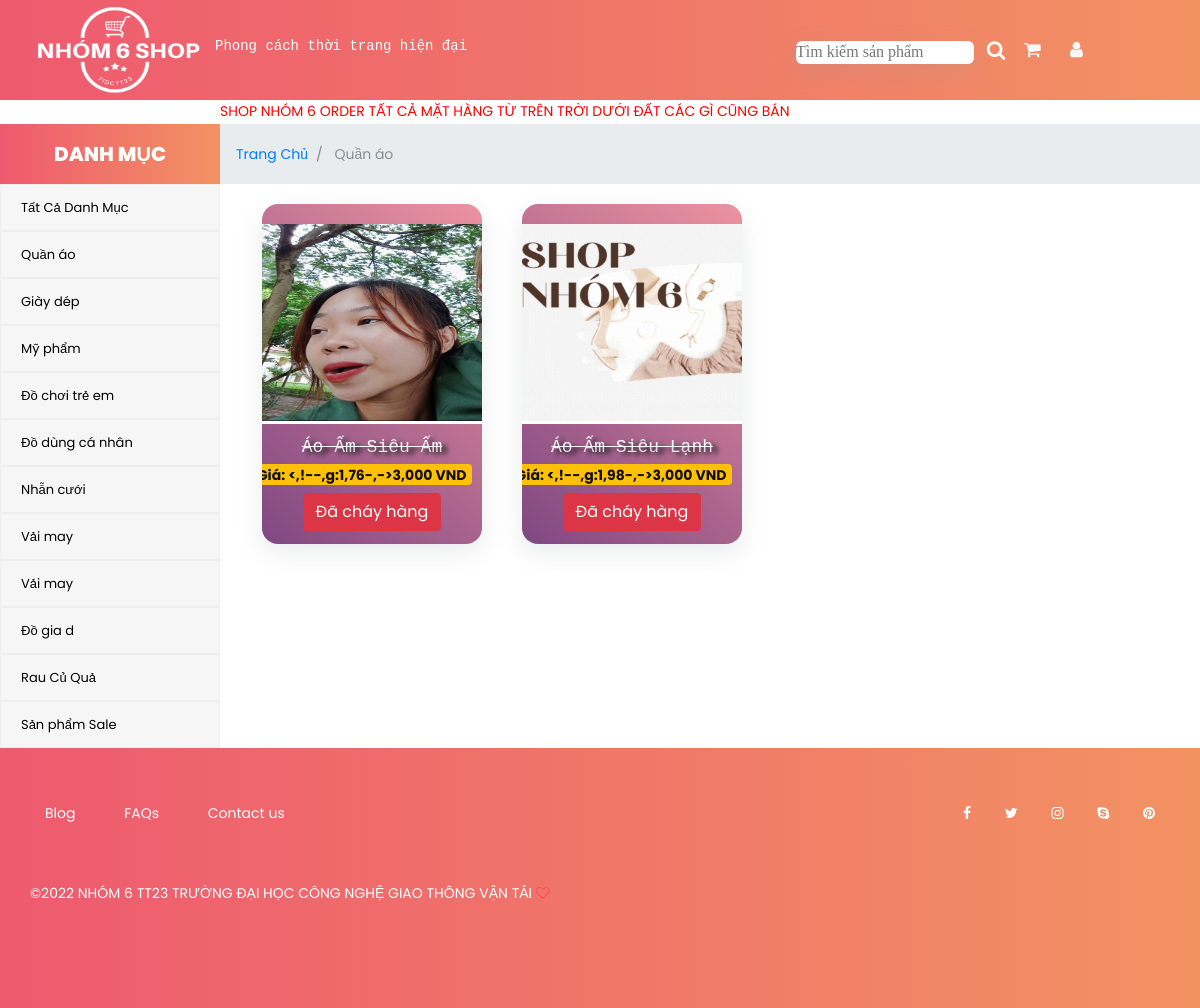
Page /product/danhmuc/1 on the committed database.
### tables this page shows
CREATE TABLE `tblDanhMuc` (
  `danhMucID` int(11) NOT NULL,
  `tenDanhMuc` varchar(50) NOT NULL
);

CREATE TABLE `tblProducts` (
  `productID` int(11) NOT NULL,
  `danhMucID` int(11) NOT NULL,
  `tenSanPham` varchar(50) NOT NULL,
  `moTaSanPham` varchar(3000) NOT NULL,
  `giaSanPham` float NOT NULL,
  `xuatXu` varchar(50) NOT NULL,
  `soLuongKho` int(11) NOT NULL,
  `pathImage` varchar(300) NOT NULL
);

### MVC/Core/controller.php (called while the page is built, shortened)
<?php
    class controller{
        public function view($view,$data=[]){
            require_once "./MVC/Views/".$view.".php";
        }
    }
?>

### MVC/Controllers/Product.php (called while the page is built, shortened)
<?php
class Product extends controller
{
    public $sanpham;
    function __construct()
    {
        $this->sanpham = $this->model('SanPham');
    }
    public function DanhMuc($id)
    {
        $result = $this->sanpham->getByCategory($id);
        $this->view('MasterLayout', [
            'page' => 'content/danhMuc',
            'data' => $result
        ]);
    }
}

### index.php (called while the page is built, shortened)
<?php
    $myapp=new app();
?>

### MVC/Core/connectDB.php (called while the page is built, shortened)
<?php
    class ConnectDB{
        protected $servername="localhost";
        protected $username="root";
        protected $password="";
        function __construct(){
            $this->con=mysqli_connect($this->servername,$this->username,$this->password);
        }
    }
?>

### MVC/Models/SanPham.php (called while the page is built, shortened)
<?php
class SanPham extends ConnectDB{
    public function getByCategory($id){
        $sql = "SELECT * FROM tblProducts WHERE danhMucID = '$id'";
        $kq=mysqli_query($this->con,$sql);
        return $kq;
    }
}

### MVC/Views/MasterLayout.php (the view, shortened to what this page needs)
<?php
include './MVC/config.php';
$sql = "SELECT * FROM tblDanhMuc ";
$danhmuc = mysqli_query($conn, $sql);
?>
<!DOCTYPE html>
<html lang="en">
<head>
	<link rel="stylesheet" type="text/css" href="http://localhost/BTL_WEB/public/Css/bootstrap4/bootstrap.min.css">
	<link rel="stylesheet" href="http://localhost/BTL_WEB/public/Css/main_styles.css">
	<link rel="stylesheet" href="http://localhost/BTL_WEB/public/plugins/font-awesome-4.7.0/css/font-awesome.css">
</head>
<body>
	<header class="header">
		<nav class="navbar">
			<div class="logo_container">
				<img id="logo_Shop" src="http://localhost/BTL_WEB/public/img/LOGO.png">
				<h6 style="color: white ;">Phong cách thời trang hiện đại</h6>
			</div>
			<ul class="navbar_user ">
				<div class="searchFrom">
					<form action="http://localhost/BTL_WEB/product/searchName" method="post" name="formSearch">
						<input name="txtSearchName" type="text" style="border: none; box-shadow: rgb(149 157 165 / 20%) 0px 8px 24px; font-family: fangsong; border-radius:6px" placeholder="Tìm kiếm sản phẩm">
						<li><button type="submit" class=" button_Search" name="btnSearchProduct"><i class="fa fa-search" aria-hidden="true"></i></button>
					</form>
				</div>
				<li class="checkout">
					<a href="http://localhost/BTL_WEB/order">
						<i class="fa fa-shopping-cart" aria-hidden="true"></i>
					</a>
				</li>
				<li class="account"><a href="#"><i class="fa fa-user" aria-hidden="true"></i></a>
				</li>
			</ul>
		</nav>
	</header>
	<div class="noidung">
		<div class="slide-bar">
			<h2 class="box-title">
				<span>DANH MỤC</span>
			</h2>
			<div class="category-list">
				<div class="item-list">
					<ul>
						<li class="menu-list">
							<a href="http://localhost/btl_web">Tất Cả Danh Mục</a>
						</li>
						<?php while ($row = mysqli_fetch_array($danhmuc)) : ?>
							<li class="menu-list">
								<a href="http://localhost/btl_web/product/danhmuc/<?php echo $row['danhMucID'] ?>"><?php echo ($row['tenDanhMuc']); ?></a>
							</li>
						<?php endwhile; ?>
					</ul>
				</div>
			</div>
		</div>
		<div class="wrap_Container" style="display: flex;    display: flex; flex-direction: column; flex-grow: 1;">
			<marquee style="color: red">SHOP NHÓM 6 ORDER TẤT CẢ MẶT HÀNG TỪ TRÊN TRỜI DƯỚI ĐẤT CÁC GÌ CŨNG BÁN</marquee>
			<nav aria-label="breadcrumb" style="max-height: 60px; border-radius:0; margin-top: 1px;">
				<ol class="breadcrumb" style="height: 100%; border-radius:0;align-items: center;">
					<li class="breadcrumb-item"><a href="http://localhost/btl_web">Trang Chủ</a></li>
					<?php if ($_SESSION['page'] != "Home") : ?>
						<li class="breadcrumb-item
						 <?php if (isset($_SESSION['pageSub'])) {
								echo "";
							} else {
								echo 'active"';
							} ?>" aria-current="page">
							<?php echo $_SESSION['page'] ?></li>
					<?php endif ?>
				</ol>
			</nav>
			<div class="content_Render">
				<?php
				include_once './MVC/Views/pages/' . $data['page'] . '.php';
				?>
			</div>
		</div>
	</div>
	<div class="chan_trang">
		<div class="container">
			<div class="row">
				<div class="col-lg-6">
					<div class="footer_nav_container d-flex flex-sm-row flex-column align-items-center justify-content-lg-start justify-content-center text-center">
						<ul class="footer_nav">
							<li><a style="color: white;" href="#">Blog</a></li>
							<li><a style="color: white;" href="#">FAQs</a></li>
							<li><a style="color: white;" href="">Contact us</a></li>
						</ul>
					</div>
				</div>
				<div class="col-lg-6">
					<div class="footer_social d-flex flex-row align-items-center justify-content-lg-end justify-content-center">
						<ul>
							<li><a href="#" style="color: white;"><i class="fa fa-facebook" aria-hidden="true"></i></a></li>
							<li><a href="#" style="color: white;"><i class="fa fa-twitter" aria-hidden="true"></i></a></li>
							<li><a href="#" style="color: white;"><i class="fa fa-instagram" aria-hidden="true"></i></a></li>
							<li><a href="#" style="color: white;"><i class="fa fa-skype" aria-hidden="true"></i></a></li>
							<li><a href="#" style="color: white;"><i class="fa fa-pinterest" aria-hidden="true"></i></a></li>
						</ul>
					</div>
				</div>
			</div>
			<div class="row">
				<div class="footer_nav_container">
					<div class="cr" style="color: white;">©2022 NHÓM 6 TT23 TRƯỜNG ĐẠI HỌC CÔNG NGHỆ GIAO THÔNG VẬN TẢI <i class="fa fa-heart-o" aria-hidden="true"></i>
					</div>
				</div>
			</div>
		</div>
	</div>
</body>
</html>

### MVC/Views/pages/content/danhMuc.php (shortened to what this page needs)
<!DOCTYPE html>
<html lang="en">
<head>
</head>
<body>
    <?php if (mysqli_num_rows($data['data']) > 0) : ?>
        <div class="wrap_container">
            <?php while ($sanpham = mysqli_fetch_assoc($data['data'])) : ?>
                <div class="container_item">
                    <?php if ($sanpham['pathImage'] == "") : ?>
                        <div class="imgItem_container">
                            <a href="http://localhost/btl_web/product/detail/<?php echo $sanpham['productID'] ?>">
                                <img class="imgItem" src="http://localhost/BTL_WEB/public/img/defautImg.gif" alt="gif"></a>
                        </div>
                    <?php endif ?>
                    <?php if ($sanpham['pathImage'] != "") : ?>
                        <div class="imgItem_container">
                            <a href="http://localhost/btl_web/product/detail/<?php echo $sanpham['productID'] ?>">
                                <img class="imgItem" src="http://localhost/BTL_WEB/uploads/<?php echo $sanpham['pathImage'] ?>" alt="gif"></a>
                        </div>
                    <?php endif ?>
                    <div class="tenSpham_container">
                        <?php if ($sanpham['soLuongKho'] == "0") : ?>
                            <div class="hetHang"><?php echo $sanpham['tenSanPham'] ?></div>
                        <?php endif ?>
                        <div class="motaItem">
                            <span class="badge badge-warning giaSP "><?php echo $sanpham['giaSanPham'] ?></span>
                        </div>
                        <div class="motaItem">
                            <?php if ($sanpham['soLuongKho'] == '0') : ?>
                                <button type="button" class="btn btn-danger">Đã cháy hàng</button>
                            <?php endif ?>
                        </div>
                    </div>
                </div>
            <?php endwhile ?>
        </div>
    <?php endif ?>
</body>
</html>

### public/Css/main_styles.css (style rules this page uses)
* { margin: 0; padding: 0; }
body { font-family: 'Poppins', sans-serif; font-size: 14px; line-height: 23px; font-weight: 400; background: #FFFFFF; color: #1e1e27; }
div { display: block; position: relative; -webkit-box-sizing: border-box; -moz-box-sizing: border-box; box-sizing: border-box; }
ul { list-style: none; margin-bottom: 0px; }
a, a:hover, a:visited, a:active, a:link { text-decoration: none; -webkit-font-smoothing: antialiased; -webkit-text-shadow: rgba(0, 0, 0, .01) 0 0 1px; text-shadow: rgba(0, 0, 0, .01) 0 0 1px; }
h2 { font-size: 40px; }
h6 { font-size: 14px; }
h1, h2, h3, h4, h5, h6 { color: #282828; -webkit-font-smoothing: antialiased; -webkit-text-shadow: rgba(0, 0, 0, .01) 0 0 1px; text-shadow: rgba(0, 0, 0, .01) 0 0 1px; }
.header { position: fixed; top: 0; left: 0; width: 100%; background: linear-gradient(to right, #ee5a6f, #f29263); z-index: 10; }
.account { display: inline-block; position: relative; min-width: 50px; text-align: center; vertical-align: middle; background: transparent; }
.account>a { display: block; color: #b5aec4; font-weight: 400; height: 50px; line-height: 50px; font-size: 13px; }
.account>a>i { margin-left: 8px; }
.navbar { margin-right: 3%; width: auto; height: 100px; float: right; padding-left: 0px; padding-right: 0px; }
.navbar_user { min-width: 368px; margin-left: 37px; display: flex; align-items: center; }
.navbar_user li { display: inline-block; text-align: center; }
.navbar_user li a { display: -webkit-box; display: -moz-box; display: -ms-flexbox; display: -webkit-flex; display: flex; flex-direction: column; justify-content: center; align-items: center; position: relative; width: 40px; height: 40px; font-size: 18px; color: #f8f8f8; -webkit-transition: color 0.3s ease; -moz-transition: color 0.3s ease; -ms-transition: color 0.3s ease; -o-transition: color 0.3s ease; transition: color 0.3s ease; }
.button_Search { border: none; margin: 8px; transform: translateX(1px); font-size: 20px; cursor: pointer; background: transparent; color: white; }
.checkout a { background: transparent; border-radius: 50%; }
.logo_container { display: flex; font-family: monospace; flex-direction: row; justify-content: space-between; align-items: center; top: 50px; position: fixed; -webkit-transform: translateY(-50%); -moz-transform: translateY(-50%); -ms-transform: translateY(-50%); -o-transform: translateY(-50%); transform: translateY(-50%); left: 15px; }
#logo_Shop { width: 200px; height: 180px; }
.noidung { display: flex; flex-direction: row; width: 100%; margin-top: 100px; min-height: 70vh; }
.slide-bar { position: relative; min-width: 220px; max-width: 220px; float: left; }
.box-title { margin-top: 24px; font-size: 20px; color: white; font-weight: 800; background: #834b84; background: linear-gradient(to right, #ee5a6f, #f29263); width: 220px; text-align: center; height: 60px; line-height: 60px; margin-bottom: 0 !important; }
.menu-list { max-width: 100%; }
.category-list .item-list>ul { padding: 0; display: flexbox; }
.category-list .item-list ul li a { color: #666666; font-size: 15px; }
.category-list .item-list ul li a { padding: 10px 10px 10px 20px; display: block; border: 1px solid #EEEEEE; background: #F6F6F6; color: black; text-transform: none; font-size: 13px; overflow: hidden; transition: all 0.35s; position: relative; min-height: 25px; line-height: 25px; }
.chan_trang { background: linear-gradient(to right, #ee5a6f, #f29263); }
.footer_nav_container { height: 130px; }
.cr { margin-right: 48px; }
.footer_nav li { display: inline-block; margin-right: 45px; }
.footer_nav li:last-child { margin-right: 0px; }
.footer_nav li a, .cr { font-size: 14px; color: #51545f; line-height: 30px; -webkit-transition: all 300ms ease; -moz-transition: all 300ms ease; -ms-transition: all 300ms ease; -o-transition: all 300ms ease; transition: all 300ms ease; }
.footer_nav li a:hover, .cr a, .cr i { color: #fe4c50; }
.footer_social { height: 130px; }
.footer_social ul li { display: inline-block; margin-right: 10px; }
.footer_social ul li:last-child { margin-right: 0px; }
.footer_social ul li a { color: #51545f; -webkit-transition: all 300ms ease; -moz-transition: all 300ms ease; -ms-transition: all 300ms ease; -o-transition: all 300ms ease; transition: all 300ms ease; padding: 10px; }
.footer_social ul li:last-child a { padding-right: 0px; }

### rows in the picture
tbldanhmuc: tenDanhMuc "Quần áo"
tbldanhmuc: tenDanhMuc "Giày dép"
tbldanhmuc: tenDanhMuc "Mỹ phẩm"
tbldanhmuc: tenDanhMuc "Đồ chơi trẻ em"
tbldanhmuc: tenDanhMuc "Đồ dùng cá nhân"
tbldanhmuc: tenDanhMuc "Nhẫn cưới"
tbldanhmuc: tenDanhMuc "Vải may"
tbldanhmuc: tenDanhMuc "Vải may"
tbldanhmuc: tenDanhMuc "Đồ gia d"
tbldanhmuc: tenDanhMuc "Rau Củ Quả"
tbldanhmuc: tenDanhMuc "Sản phẩm Sale"
tblproducts: pathImage (picture), tenSanPham "Áo Ấm Siêu Ấm", soLuongKho "Đã cháy hàng"
tblproducts: tenSanPham "Áo Ấm Siêu Lạnh", soLuongKho "Đã cháy hàng"

### other values in the picture
$_SESSION['page'] "Quần áo"
